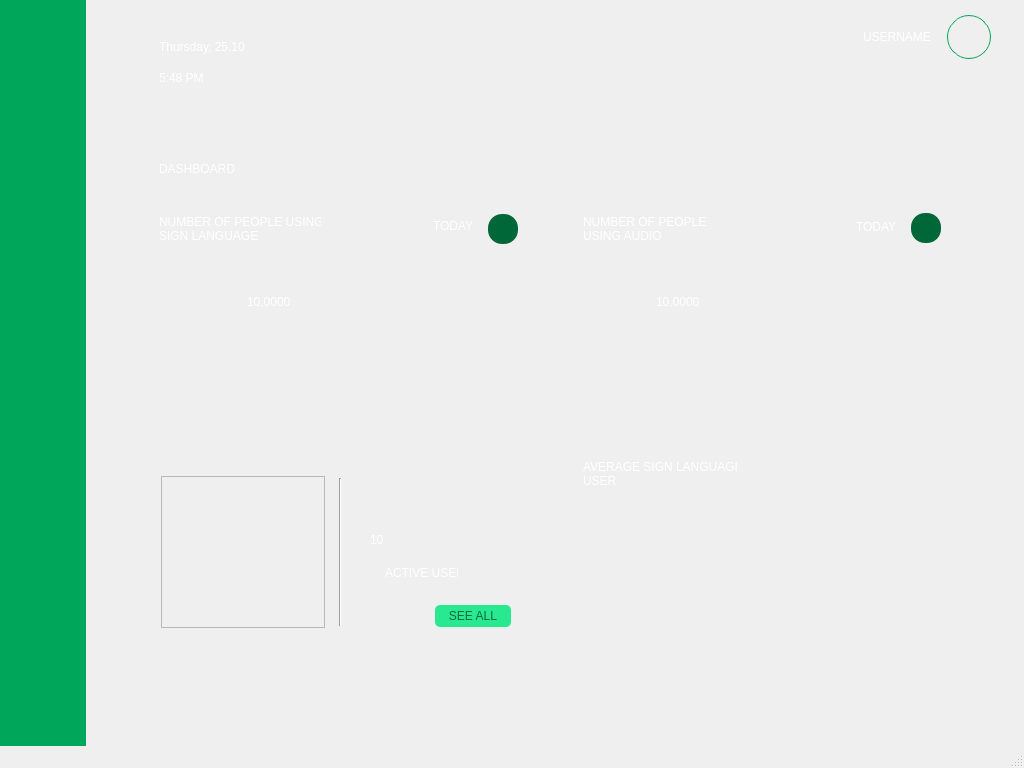
<?xml version="1.0" encoding="UTF-8"?>
<ui version="4.0">
 <class>MainWindow</class>
 <widget class="QMainWindow" name="MainWindow">
  <property name="geometry">
   <rect>
    <x>0</x>
    <y>0</y>
    <width>1024</width>
    <height>768</height>
   </rect>
  </property>
  <property name="windowTitle">
   <string>MainWindow</string>
  </property>
  <widget class="QWidget" name="centralwidget">
   <widget class="QLabel" name="MainScreen">
    <property name="geometry">
     <rect>
      <x>0</x>
      <y>0</y>
      <width>1024</width>
      <height>768</height>
     </rect>
    </property>
    <property name="styleSheet">
     <string notr="true">image: url(:/newPrefix/Dashboard.jpg);</string>
    </property>
    <property name="text">
     <string/>
    </property>
   </widget>
   <widget class="QPushButton" name="ProfilepushButton">
    <property name="geometry">
     <rect>
      <x>947</x>
      <y>15</y>
      <width>44</width>
      <height>44</height>
     </rect>
    </property>
    <property name="styleSheet">
     <string notr="true">#ProfilepushButton{
image: url(:/newPrefix/Path 206.png);
border: 1px solid #00A65A;
border-radius: 22px;
background-color: Transparent;




}</string>
    </property>
    <property name="text">
     <string/>
    </property>
   </widget>
   <widget class="QLabel" name="UsernameLabel">
    <property name="geometry">
     <rect>
      <x>863</x>
      <y>30</y>
      <width>72</width>
      <height>14</height>
     </rect>
    </property>
    <property name="styleSheet">
     <string notr="true">#UsernameLabel{
font: 11px &quot;Montserrat&quot;;
color: #FFFFFF;
opacity: 1;



}</string>
    </property>
    <property name="text">
     <string>USERNAME</string>
    </property>
   </widget>
   <widget class="QLabel" name="MsgLabel">
    <property name="geometry">
     <rect>
      <x>812</x>
      <y>27</y>
      <width>16</width>
      <height>20</height>
     </rect>
    </property>
    <property name="styleSheet">
     <string notr="true">image: url(:/newPrefix/Icon feather-message-square.png);</string>
    </property>
    <property name="text">
     <string/>
    </property>
   </widget>
   <widget class="QLabel" name="NotiLabel">
    <property name="geometry">
     <rect>
      <x>764</x>
      <y>27</y>
      <width>16</width>
      <height>20</height>
     </rect>
    </property>
    <property name="styleSheet">
     <string notr="true">image: url(:/newPrefix/Icon ionic-ios-notifications-outline.png);</string>
    </property>
    <property name="text">
     <string/>
    </property>
   </widget>
   <widget class="QLabel" name="DayandDate">
    <property name="geometry">
     <rect>
      <x>159</x>
      <y>37</y>
      <width>123</width>
      <height>19</height>
     </rect>
    </property>
    <property name="styleSheet">
     <string notr="true">#DayandDate{
font: 16px &quot;Montserrat&quot;;
text-align: left;
letter-spacing: 0px;
color: #FFFFFF;
opacity: 1;



}</string>
    </property>
    <property name="text">
     <string>Thursday, 25.10</string>
    </property>
   </widget>
   <widget class="QLabel" name="Timelabel">
    <property name="geometry">
     <rect>
      <x>159</x>
      <y>52</y>
      <width>115</width>
      <height>52</height>
     </rect>
    </property>
    <property name="styleSheet">
     <string notr="true">#Timelabel{
text-align: left;
letter-spacing: NaNpx;
color: #FFFFFF;
opacity: 1;
font: 28px &quot;Montserrat&quot;;


}</string>
    </property>
    <property name="text">
     <string>5:48 PM</string>
    </property>
   </widget>
   <widget class="QLabel" name="DashboarLabel">
    <property name="geometry">
     <rect>
      <x>159</x>
      <y>155</y>
      <width>150</width>
      <height>27</height>
     </rect>
    </property>
    <property name="styleSheet">
     <string notr="true">#DashboarLabel{
text-align: left;
font: 22px &quot;Montserrat&quot;;
letter-spacing: 0px;
color: #FFFFFF;
opacity: 1;




}</string>
    </property>
    <property name="text">
     <string>DASHBOARD</string>
    </property>
   </widget>
   <widget class="QLabel" name="NumSIgnLanLabel">
    <property name="geometry">
     <rect>
      <x>159</x>
      <y>215</y>
      <width>162</width>
      <height>27</height>
     </rect>
    </property>
    <property name="styleSheet">
     <string notr="true">#NumSIgnLanLabel{
font: 11px &quot;Montserrat&quot;;
text-align: left;
letter-spacing: 0px;
color: #FFFFFF;
text-transform: uppercase;
opacity: 1;

}</string>
    </property>
    <property name="text">
     <string>NUMBER OF PEOPLE USING 
SIGN LANGUAGE</string>
    </property>
   </widget>
   <widget class="QLabel" name="NumAudLanLabel">
    <property name="geometry">
     <rect>
      <x>583</x>
      <y>215</y>
      <width>123</width>
      <height>28</height>
     </rect>
    </property>
    <property name="styleSheet">
     <string notr="true">#NumAudLanLabel{
font: 11px &quot;Montserrat&quot;;
text-align: left;
letter-spacing: 0px;
color: #FFFFFF;
text-transform: uppercase;
opacity: 1;

}</string>
    </property>
    <property name="text">
     <string>NUMBER OF PEOPLE 
USING AUDIO</string>
    </property>
   </widget>
   <widget class="QLabel" name="AvgSignLanLabel">
    <property name="geometry">
     <rect>
      <x>583</x>
      <y>460</y>
      <width>154</width>
      <height>28</height>
     </rect>
    </property>
    <property name="styleSheet">
     <string notr="true">#AvgSignLanLabel{
font: 11px &quot;Montserrat&quot;;
text-align: left;
letter-spacing: 0px;
color: #FFFFFF;
text-transform: uppercase;
opacity: 1;

}</string>
    </property>
    <property name="text">
     <string>AVERAGE SIGN LANGUAGE 
USER</string>
    </property>
   </widget>
   <widget class="QLabel" name="NumLabel">
    <property name="geometry">
     <rect>
      <x>247</x>
      <y>273</y>
      <width>181</width>
      <height>57</height>
     </rect>
    </property>
    <property name="styleSheet">
     <string notr="true">#NumLabel{
	font: 47px &quot;Montserrat&quot;;
text-align: left;
letter-spacing: 0px;
color: #FFFFFF;
opacity: 1;


}</string>
    </property>
    <property name="text">
     <string>10,0000</string>
    </property>
   </widget>
   <widget class="QLabel" name="NumLabel_2">
    <property name="geometry">
     <rect>
      <x>656</x>
      <y>273</y>
      <width>181</width>
      <height>57</height>
     </rect>
    </property>
    <property name="styleSheet">
     <string notr="true">#NumLabel_2{
font: 47px &quot;Montserrat&quot;;
text-align: left;
letter-spacing: 0px;
color: #FFFFFF;
opacity: 1;


}</string>
    </property>
    <property name="text">
     <string>10,0000</string>
    </property>
   </widget>
   <widget class="QLabel" name="GraphLabel">
    <property name="geometry">
     <rect>
      <x>614</x>
      <y>498</y>
      <width>299</width>
      <height>130</height>
     </rect>
    </property>
    <property name="styleSheet">
     <string notr="true">image: url(:/newPrefix/Graph.png);</string>
    </property>
    <property name="text">
     <string/>
    </property>
   </widget>
   <widget class="QPushButton" name="ScrollBtn">
    <property name="geometry">
     <rect>
      <x>488</x>
      <y>214</y>
      <width>30</width>
      <height>30</height>
     </rect>
    </property>
    <property name="styleSheet">
     <string notr="true">#ScrollBtn{
	image: url(:/newPrefix/Icon awesome-greater-than.png);

background-color: rgb(0, 104, 56);
color: rgb(40, 232, 144);
font: 17px &quot;Montserrat&quot;;
border-radius:14px;

}</string>
    </property>
    <property name="text">
     <string/>
    </property>
   </widget>
   <widget class="QPushButton" name="ScrollBtn_2">
    <property name="geometry">
     <rect>
      <x>911</x>
      <y>213</y>
      <width>30</width>
      <height>30</height>
     </rect>
    </property>
    <property name="styleSheet">
     <string notr="true">#ScrollBtn_2{
	image: url(:/newPrefix/Icon awesome-greater-than.png);

background-color: rgb(0, 104, 56);
color: rgb(40, 232, 144);
font: 17px &quot;Montserrat&quot;;
border-radius:14px;

}</string>
    </property>
    <property name="text">
     <string/>
    </property>
   </widget>
   <widget class="QLabel" name="DayLabel">
    <property name="geometry">
     <rect>
      <x>433</x>
      <y>219</y>
      <width>39</width>
      <height>14</height>
     </rect>
    </property>
    <property name="styleSheet">
     <string notr="true">#DayLabel{
text-align: left;
letter-spacing: 0px;
color: #FFFFFF;
opacity: 1;
font: 11px &quot;Montserrat&quot;;


}</string>
    </property>
    <property name="text">
     <string>TODAY</string>
    </property>
   </widget>
   <widget class="QLabel" name="DayLabel_2">
    <property name="geometry">
     <rect>
      <x>856</x>
      <y>220</y>
      <width>39</width>
      <height>14</height>
     </rect>
    </property>
    <property name="styleSheet">
     <string notr="true">#DayLabel_2{
text-align: left;
letter-spacing: 0px;
color: #FFFFFF;
opacity: 1;
font: 11px &quot;Montserrat&quot;;


}</string>
    </property>
    <property name="text">
     <string>TODAY</string>
    </property>
   </widget>
   <widget class="QLabel" name="LineLabel">
    <property name="geometry">
     <rect>
      <x>195</x>
      <y>515</y>
      <width>130</width>
      <height>0</height>
     </rect>
    </property>
    <property name="styleSheet">
     <string notr="true"/>
    </property>
    <property name="text">
     <string/>
    </property>
   </widget>
   <widget class="QLabel" name="ActiveUserCountlabel">
    <property name="geometry">
     <rect>
      <x>370</x>
      <y>503</y>
      <width>57</width>
      <height>73</height>
     </rect>
    </property>
    <property name="styleSheet">
     <string notr="true">#ActiveUserCountlabel{

color: rgb(255, 255, 255);
font: 60px &quot;Montserrat&quot;;



}</string>
    </property>
    <property name="text">
     <string>10</string>
    </property>
   </widget>
   <widget class="QLabel" name="ActiveUserlabel">
    <property name="geometry">
     <rect>
      <x>385</x>
      <y>566</y>
      <width>73</width>
      <height>13</height>
     </rect>
    </property>
    <property name="styleSheet">
     <string notr="true">#ActiveUserlabel{

color:rgb(255, 255, 255);
font: 10px &quot;Montserrat&quot;;



}</string>
    </property>
    <property name="text">
     <string>ACTIVE USER</string>
    </property>
   </widget>
   <widget class="QLabel" name="label">
    <property name="geometry">
     <rect>
      <x>445</x>
      <y>510</y>
      <width>18</width>
      <height>18</height>
     </rect>
    </property>
    <property name="styleSheet">
     <string notr="true">image: url(:/newPrefix/Group 269.png);</string>
    </property>
    <property name="text">
     <string/>
    </property>
   </widget>
   <widget class="QPushButton" name="SeeAllBtn">
    <property name="geometry">
     <rect>
      <x>435</x>
      <y>605</y>
      <width>76</width>
      <height>22</height>
     </rect>
    </property>
    <property name="styleSheet">
     <string notr="true">#SeeAllBtn{
border-radius: 5px;
opacity: 1;
font: 10px &quot;Montserrat&quot;;
color: rgb(16, 106, 56);
background-color: rgb(40, 232, 144);


}</string>
    </property>
    <property name="text">
     <string>SEE ALL</string>
    </property>
   </widget>
   <widget class="Line" name="line">
    <property name="geometry">
     <rect>
      <x>339</x>
      <y>478</y>
      <width>3</width>
      <height>148</height>
     </rect>
    </property>
    <property name="orientation">
     <enum>Qt::Vertical</enum>
    </property>
   </widget>
   <widget class="QScrollArea" name="scrollAreaActiveUser">
    <property name="geometry">
     <rect>
      <x>161</x>
      <y>476</y>
      <width>164</width>
      <height>152</height>
     </rect>
    </property>
    <property name="styleSheet">
     <string notr="true"/>
    </property>
    <property name="widgetResizable">
     <bool>true</bool>
    </property>
    <widget class="QWidget" name="scrollAreaWidgetContents">
     <property name="geometry">
      <rect>
       <x>0</x>
       <y>0</y>
       <width>162</width>
       <height>150</height>
      </rect>
     </property>
    </widget>
   </widget>
   <widget class="QLabel" name="label_2">
    <property name="geometry">
     <rect>
      <x>17</x>
      <y>262</y>
      <width>54</width>
      <height>30</height>
     </rect>
    </property>
    <property name="styleSheet">
     <string notr="true">image: url(:/newPrefix/Group 308.png);</string>
    </property>
    <property name="text">
     <string/>
    </property>
   </widget>
   <widget class="QLabel" name="label_3">
    <property name="geometry">
     <rect>
      <x>17</x>
      <y>330</y>
      <width>56</width>
      <height>35</height>
     </rect>
    </property>
    <property name="styleSheet">
     <string notr="true">image: url(:/newPrefix/Group 309.png);</string>
    </property>
    <property name="text">
     <string/>
    </property>
   </widget>
   <widget class="QLabel" name="label_4">
    <property name="geometry">
     <rect>
      <x>10</x>
      <y>403</y>
      <width>68</width>
      <height>36</height>
     </rect>
    </property>
    <property name="styleSheet">
     <string notr="true">image: url(:/newPrefix/Group 310.png);</string>
    </property>
    <property name="text">
     <string/>
    </property>
   </widget>
   <widget class="QLabel" name="label_5">
    <property name="geometry">
     <rect>
      <x>24</x>
      <y>477</y>
      <width>40</width>
      <height>33</height>
     </rect>
    </property>
    <property name="styleSheet">
     <string notr="true">background-image: url(:/newPrefix/Group 311.png);</string>
    </property>
    <property name="text">
     <string/>
    </property>
   </widget>
   <widget class="QPushButton" name="Sidebarpushbutton">
    <property name="geometry">
     <rect>
      <x>-10</x>
      <y>-15</y>
      <width>96</width>
      <height>795</height>
     </rect>
    </property>
    <property name="styleSheet">
     <string notr="true">#Sidebarpushbutton{
border-radius: 2px;
background-color: rgb(0, 166, 90);

}</string>
    </property>
    <property name="text">
     <string/>
    </property>
   </widget>
   <widget class="QLabel" name="Logolabel">
    <property name="geometry">
     <rect>
      <x>14</x>
      <y>40</y>
      <width>62</width>
      <height>48</height>
     </rect>
    </property>
    <property name="styleSheet">
     <string notr="true">#Logolabel{

image: url(:/newPrefix/PSL TO URDU logo-02.png);

}</string>
    </property>
    <property name="text">
     <string/>
    </property>
   </widget>
   <zorder>MainScreen</zorder>
   <zorder>ProfilepushButton</zorder>
   <zorder>UsernameLabel</zorder>
   <zorder>MsgLabel</zorder>
   <zorder>NotiLabel</zorder>
   <zorder>DayandDate</zorder>
   <zorder>Timelabel</zorder>
   <zorder>DashboarLabel</zorder>
   <zorder>NumSIgnLanLabel</zorder>
   <zorder>NumAudLanLabel</zorder>
   <zorder>AvgSignLanLabel</zorder>
   <zorder>NumLabel</zorder>
   <zorder>NumLabel_2</zorder>
   <zorder>GraphLabel</zorder>
   <zorder>ScrollBtn</zorder>
   <zorder>ScrollBtn_2</zorder>
   <zorder>DayLabel</zorder>
   <zorder>DayLabel_2</zorder>
   <zorder>LineLabel</zorder>
   <zorder>ActiveUserCountlabel</zorder>
   <zorder>ActiveUserlabel</zorder>
   <zorder>label</zorder>
   <zorder>SeeAllBtn</zorder>
   <zorder>line</zorder>
   <zorder>scrollAreaActiveUser</zorder>
   <zorder>Sidebarpushbutton</zorder>
   <zorder>label_2</zorder>
   <zorder>label_3</zorder>
   <zorder>label_4</zorder>
   <zorder>label_5</zorder>
   <zorder>Logolabel</zorder>
  </widget>
  <widget class="QMenuBar" name="menubar">
   <property name="geometry">
    <rect>
     <x>0</x>
     <y>0</y>
     <width>1024</width>
     <height>21</height>
    </rect>
   </property>
  </widget>
  <widget class="QStatusBar" name="statusbar"/>
 </widget>
 <resources>
  <include location="DashboardGui.qrc"/>
  <include location="PSLLogo.qrc"/>
  <include location="ProfileIcon.qrc"/>
  <include location="AudiotoUrduIcon.qrc"/>
  <include location="PsltoUrduIcon.qrc"/>
  <include location="dasboardIcon.qrc"/>
  <include location="ActiveUserIcon.qrc"/>
  <include location="Line.qrc"/>
  <include location="refresh.qrc"/>
  <include location="Graph.qrc"/>
  <include location="GreaterIcon.qrc"/>
  <include location="NotiIcon.qrc"/>
  <include location="MesIcon.qrc"/>
  <include location="SideBar.qrc"/>
  <include location="ProfileImg.qrc"/>
 </resources>
 <connections/>
</ui>
